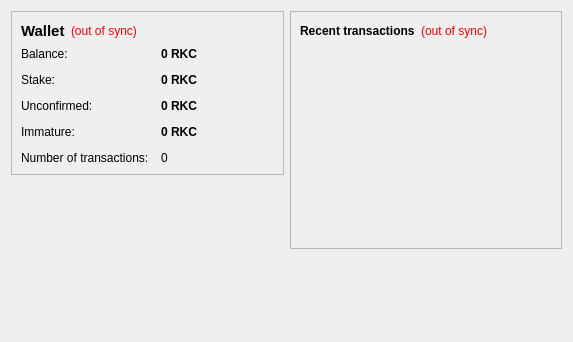
<?xml version="1.0" encoding="UTF-8"?>
<ui version="4.0">
 <class>OverviewPage</class>
 <widget class="QWidget" name="OverviewPage">
  <property name="geometry">
   <rect>
    <x>0</x>
    <y>0</y>
    <width>573</width>
    <height>342</height>
   </rect>
  </property>
  <property name="windowTitle">
   <string>Form</string>
  </property>
  <layout class="QHBoxLayout" name="horizontalLayout" stretch="1,1">
   <item>
    <layout class="QVBoxLayout" name="verticalLayout_2">
     <item>
      <widget class="QFrame" name="frame">
       <property name="frameShape">
        <enum>QFrame::StyledPanel</enum>
       </property>
       <property name="frameShadow">
        <enum>QFrame::Raised</enum>
       </property>
       <layout class="QVBoxLayout" name="verticalLayout_4">
        <item>
         <layout class="QHBoxLayout" name="horizontalLayout_4">
          <item>
           <widget class="QLabel" name="label_5">
            <property name="font">
             <font>
              <pointsize>11</pointsize>
              <weight>75</weight>
              <bold>true</bold>
             </font>
            </property>
            <property name="text">
             <string>Wallet</string>
            </property>
           </widget>
          </item>
          <item>
           <widget class="QLabel" name="labelWalletStatus">
            <property name="toolTip">
             <string>The displayed information may be out of date. Your wallet automatically synchronizes with the reikicoin network after a connection is established, but this process has not completed yet.</string>
            </property>
            <property name="styleSheet">
             <string notr="true">QLabel { color: red; }</string>
            </property>
            <property name="text">
             <string notr="true">(out of sync)</string>
            </property>
            <property name="alignment">
             <set>Qt::AlignLeading|Qt::AlignLeft|Qt::AlignVCenter</set>
            </property>
           </widget>
          </item>
          <item>
           <spacer name="horizontalSpacer_2">
            <property name="orientation">
             <enum>Qt::Horizontal</enum>
            </property>
            <property name="sizeHint" stdset="0">
             <size>
              <width>40</width>
              <height>20</height>
             </size>
            </property>
           </spacer>
          </item>
         </layout>
        </item>
        <item>
         <layout class="QFormLayout" name="formLayout_2">
          <property name="fieldGrowthPolicy">
           <enum>QFormLayout::AllNonFixedFieldsGrow</enum>
          </property>
          <property name="horizontalSpacing">
           <number>12</number>
          </property>
          <property name="verticalSpacing">
           <number>12</number>
          </property>
          <item row="0" column="0">
           <widget class="QLabel" name="label">
            <property name="text">
             <string>Balance:</string>
            </property>
           </widget>
          </item>
          <item row="0" column="1">
           <widget class="QLabel" name="labelBalance">
            <property name="font">
             <font>
              <weight>75</weight>
              <bold>true</bold>
             </font>
            </property>
            <property name="cursor">
             <cursorShape>IBeamCursor</cursorShape>
            </property>
            <property name="toolTip">
             <string>Your current balance</string>
            </property>
            <property name="text">
             <string notr="true">0 RKC</string>
            </property>
            <property name="textInteractionFlags">
             <set>Qt::LinksAccessibleByMouse|Qt::TextSelectableByKeyboard|Qt::TextSelectableByMouse</set>
            </property>
           </widget>
          </item>
          <item row="1" column="0">
           <widget class="QLabel" name="label_6">
            <property name="text">
             <string>Stake:</string>
            </property>
           </widget>
          </item>
          <item row="1" column="1">
           <widget class="QLabel" name="labelStake">
            <property name="font">
             <font>
              <weight>75</weight>
              <bold>true</bold>
             </font>
            </property>
            <property name="cursor">
             <cursorShape>IBeamCursor</cursorShape>
            </property>
            <property name="toolTip">
             <string>Total of coins that was staked, and do not yet count toward the current balance</string>
            </property>
            <property name="text">
             <string notr="true">0 RKC</string>
            </property>
            <property name="textInteractionFlags">
             <set>Qt::LinksAccessibleByMouse|Qt::TextSelectableByKeyboard|Qt::TextSelectableByMouse</set>
            </property>
           </widget>
          </item>
          <item row="2" column="0">
           <widget class="QLabel" name="label_3">
            <property name="text">
             <string>Unconfirmed:</string>
            </property>
           </widget>
          </item>
          <item row="2" column="1">
           <widget class="QLabel" name="labelUnconfirmed">
            <property name="font">
             <font>
              <weight>75</weight>
              <bold>true</bold>
             </font>
            </property>
            <property name="cursor">
             <cursorShape>IBeamCursor</cursorShape>
            </property>
            <property name="toolTip">
             <string>Total of transactions that have yet to be confirmed, and do not yet count toward the current balance</string>
            </property>
            <property name="text">
             <string notr="true">0 RKC</string>
            </property>
            <property name="textInteractionFlags">
             <set>Qt::LinksAccessibleByMouse|Qt::TextSelectableByKeyboard|Qt::TextSelectableByMouse</set>
            </property>
           </widget>
          </item>
          <item row="3" column="0">
           <widget class="QLabel" name="labelImmatureText">
            <property name="text">
             <string>Immature:</string>
            </property>
           </widget>
          </item>
          <item row="3" column="1">
           <widget class="QLabel" name="labelImmature">
            <property name="font">
             <font>
              <weight>75</weight>
              <bold>true</bold>
             </font>
            </property>
            <property name="toolTip">
             <string>Mined balance that has not yet matured</string>
            </property>
            <property name="text">
             <string notr="true">0 RKC</string>
            </property>
            <property name="textInteractionFlags">
             <set>Qt::LinksAccessibleByMouse|Qt::TextSelectableByKeyboard|Qt::TextSelectableByMouse</set>
            </property>
           </widget>
          </item>
          <item row="4" column="0">
           <widget class="QLabel" name="label_2">
            <property name="text">
             <string>Number of transactions:</string>
            </property>
           </widget>
          </item>
          <item row="4" column="1">
           <widget class="QLabel" name="labelNumTransactions">
            <property name="toolTip">
             <string>Total number of transactions in wallet</string>
            </property>
            <property name="text">
             <string notr="true">0</string>
            </property>
           </widget>
          </item>
         </layout>
        </item>
       </layout>
      </widget>
     </item>
     <item>
      <widget class="QLabel" name="label_wallet_bgcoin">
       <property name="text">
        <string/>
       </property>
       <property name="pixmap">
        <pixmap resource="../reikicoin.qrc">:/images/wallet_bgcoin</pixmap>
       </property>
      </widget>
     </item>
     <item>
      <spacer name="verticalSpacer">
       <property name="orientation">
        <enum>Qt::Vertical</enum>
       </property>
       <property name="sizeHint" stdset="0">
        <size>
         <width>20</width>
         <height>40</height>
        </size>
       </property>
      </spacer>
     </item>
    </layout>
   </item>
   <item>
    <layout class="QVBoxLayout" name="verticalLayout_3">
     <item>
      <widget class="QFrame" name="frame_2">
       <property name="frameShape">
        <enum>QFrame::StyledPanel</enum>
       </property>
       <property name="frameShadow">
        <enum>QFrame::Raised</enum>
       </property>
       <layout class="QVBoxLayout" name="verticalLayout">
        <item>
         <layout class="QHBoxLayout" name="horizontalLayout_2">
          <item>
           <widget class="QLabel" name="label_4">
            <property name="text">
             <string>&lt;b&gt;Recent transactions&lt;/b&gt;</string>
            </property>
           </widget>
          </item>
          <item>
           <widget class="QLabel" name="labelTransactionsStatus">
            <property name="toolTip">
             <string>The displayed information may be out of date. Your wallet automatically synchronizes with the reikicoin network after a connection is established, but this process has not completed yet.</string>
            </property>
            <property name="styleSheet">
             <string notr="true">QLabel { color: red; }</string>
            </property>
            <property name="text">
             <string notr="true">(out of sync)</string>
            </property>
            <property name="alignment">
             <set>Qt::AlignRight|Qt::AlignTrailing|Qt::AlignVCenter</set>
            </property>
           </widget>
          </item>
          <item>
           <spacer name="horizontalSpacer">
            <property name="orientation">
             <enum>Qt::Horizontal</enum>
            </property>
            <property name="sizeHint" stdset="0">
             <size>
              <width>40</width>
              <height>20</height>
             </size>
            </property>
           </spacer>
          </item>
         </layout>
        </item>
        <item>
         <widget class="QListView" name="listTransactions">
          <property name="styleSheet">
           <string notr="true">QListView { background: transparent; }</string>
          </property>
          <property name="frameShape">
           <enum>QFrame::NoFrame</enum>
          </property>
          <property name="verticalScrollBarPolicy">
           <enum>Qt::ScrollBarAlwaysOff</enum>
          </property>
          <property name="horizontalScrollBarPolicy">
           <enum>Qt::ScrollBarAlwaysOff</enum>
          </property>
          <property name="selectionMode">
           <enum>QAbstractItemView::NoSelection</enum>
          </property>
         </widget>
        </item>
       </layout>
      </widget>
     </item>
     <item>
      <widget class="QLabel" name="label_reikicoin_Intro">
       <property name="text">
        <string></string>
       </property>
      </widget>
     </item>
     <item>
      <spacer name="verticalSpacer_2">
       <property name="orientation">
        <enum>Qt::Vertical</enum>
       </property>
       <property name="sizeHint" stdset="0">
        <size>
         <width>20</width>
         <height>40</height>
        </size>
       </property>
      </spacer>
     </item>
    </layout>
   </item>
  </layout>
 </widget>
 <resources>
  <include location="../reikicoin.qrc"/>
 </resources>
 <connections/>
</ui>
